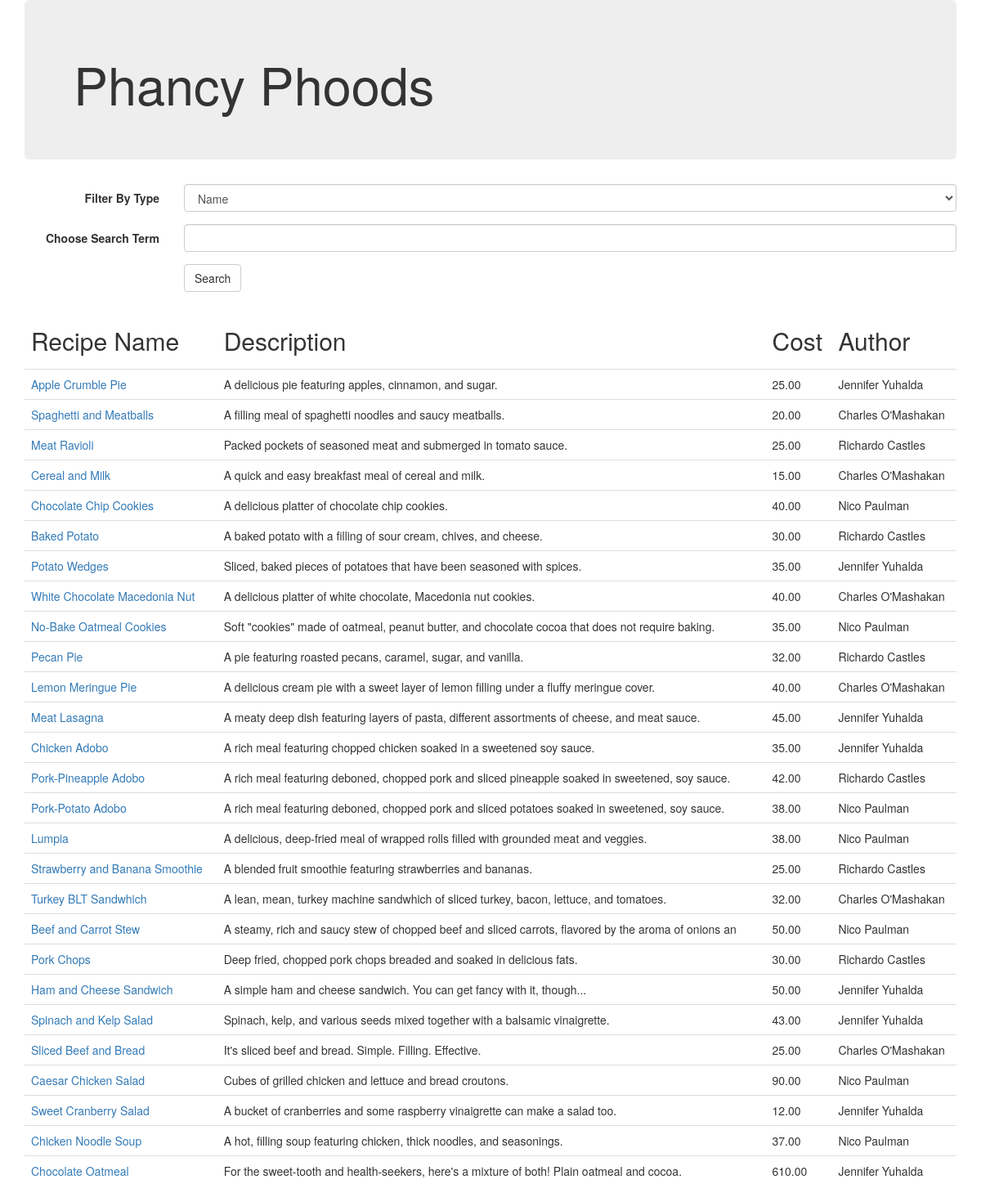
The app's page /cart.php with its own data.
### tables this page shows
CREATE TABLE `Recipe` (
  `recipe_id` int(11) NOT NULL AUTO_INCREMENT,
  `name` varchar(30) NOT NULL,
  `description` varchar(100) NOT NULL,
  `price` float(5,2) NOT NULL,
  `author_id` int(11) NOT NULL,
  `type_id` int(11) NOT NULL,
  PRIMARY KEY (`recipe_id`)
);

CREATE TABLE `Author` (
  `author_id` int(11) NOT NULL AUTO_INCREMENT,
  `auth_name` varchar(30) NOT NULL,
  `biography` varchar(100) NOT NULL,
  PRIMARY KEY (`author_id`)
);

### cart.php (the view, shortened to what this page needs)
<!DOCTYPE html>
<html>
    <head>
        <link href="https://maxcdn.bootstrapcdn.com/bootstrap/3.3.7/css/bootstrap.min.css" rel="stylesheet">
    </head>
    <body>
          <div class="container">
         <div class="jumbotron vertical-center">
              <h1>Phancy Phoods</h1>
         </div>
          </div>
  <div class="container">
      <form method="POST" role="form" class="form-horizontal">
  <div class="form-group">
    <label for="type" class="col-sm-2 control-label">Filter By Type</label>
     <div class="col-sm-10">
    <select name="type" class="form-control">
       <option value="name" selected="selected">Name</option>
    </select>
    </div>
  </div>
  <div class="form-group">
    <label for="texty" class="col-sm-2 control-label">Choose Search Term</label>
    <div class="col-sm-10">
      <input type="text" class="form-control" name="texty">
    </div>
  </div>
  <div class="form-group">
    <div class="col-sm-offset-2 col-sm-10">
      <button type="submit" class="btn btn-default">Search</button>
    </div>
  </div>
</form>
       <?php
        $conn = getDataBaseconnection('Recipes');
        if (isset($_POST["texty"]) and $type == "author")
        {
           $sql = "SELECT * FROM  Recipe
		            LEFT JOIN Author ON Recipe.author_id=Author.author_id
		            WHERE Author.auth_name LIKE '$text'
		            ";
        }
         else if(isset($_POST["texty"]) and (isset($_POST["type"])))
        {
           $sql = "SELECT * FROM  Recipe
		            LEFT JOIN Author ON Recipe.author_id=Author.author_id
		            WHERE $type LIKE '$text'
		            ";
        }
        else
        {
           $sql = " SELECT * FROM Recipe
                    LEFT JOIN Author ON Recipe.author_id=Author.author_id";
        }
        $stmt = $conn -> prepare ($sql);
        $stmt -> execute ();
        $records = $stmt->fetchALL(PDO::FETCH_ASSOC);
        echo "<table class='table'>";
         echo " <thead><tr><td><h2>Recipe Name</h2></td><td><h2>Description</h2></td><td><h2>Cost</h2></td><td><h2>Author</h2></td></tr></thead>";
        foreach($records as $record){
        echo "<tr><td>" . "<a href='recipes/" . $record['name'] . ".php'>". $record['name']. "</a>". "</td><td>" . $record['description'] . "</td><td>" . $record['price'] . "</td><td>" . $record['auth_name'] . "</td></tr>";
}
   echo "</table>";
?>
</div>
    </body>
</html>

### records on screen
recipe: name "Apple Crumble Pie", description "A delicious pie featuring apples, cinnamon, and sugar.", price "25.00", author.auth_name "Jennifer Yuhalda"
recipe: name "Spaghetti and Meatballs", description "A filling meal of spaghetti noodles and saucy meatballs.", price "20.00", author.auth_name "Charles O'Mashakan"
recipe: name "Meat Ravioli", description "Packed pockets of seasoned meat and submerged in tomato sauce.", price "25.00", author.auth_name "Richardo Castles"
recipe: name "Cereal and Milk", description "A quick and easy breakfast meal of cereal and milk.", price "15.00", author.auth_name "Charles O'Mashakan"
recipe: name "Chocolate Chip Cookies", description "A delicious platter of chocolate chip cookies.", price "40.00", author.auth_name "Nico Paulman"
recipe: name "Baked Potato", description "A baked potato with a filling of sour cream, chives, and cheese.", price "30.00", author.auth_name "Richardo Castles"
recipe: name "Potato Wedges", description "Sliced, baked pieces of potatoes that have been seasoned with spices.", price "35.00", author.auth_name "Jennifer Yuhalda"
recipe: name "White Chocolate Macedonia Nut", description "A delicious platter of white chocolate, Macedonia nut cookies.", price "40.00", author.auth_name "Charles O'Mashakan"
recipe: name "No-Bake Oatmeal Cookies", description "Soft \"cookies\" made of oatmeal, peanut butter, and chocolate cocoa that does not require baking.", price "35.00", author.auth_name "Nico Paulman"
recipe: name "Pecan Pie", description "A pie featuring roasted pecans, caramel, sugar, and vanilla.", price "32.00", author.auth_name "Richardo Castles"
recipe: name "Lemon Meringue Pie", description "A delicious cream pie with a sweet layer of lemon filling under a fluffy meringue cover.", price "40.00", author.auth_name "Charles O'Mashakan"
recipe: name "Meat Lasagna", description "A meaty deep dish featuring layers of pasta, different assortments of cheese, and meat sauce.", price "45.00", author.auth_name "Jennifer Yuhalda"
recipe: name "Chicken Adobo", description "A rich meal featuring chopped chicken soaked in a sweetened soy sauce.", price "35.00", author.auth_name "Jennifer Yuhalda"
recipe: name "Pork-Pineapple Adobo", description "A rich meal featuring deboned, chopped pork and sliced pineapple soaked in sweetened, soy sauce.", price "42.00", author.auth_name "Richardo Castles"
recipe: name "Pork-Potato Adobo", description "A rich meal featuring deboned, chopped pork and sliced potatoes soaked in sweetened, soy sauce.", price "38.00", author.auth_name "Nico Paulman"
recipe: name "Lumpia", description "A delicious, deep-fried meal of wrapped rolls filled with grounded meat and veggies.", price "38.00", author.auth_name "Nico Paulman"
recipe: name "Strawberry and Banana Smoothie", description "A blended fruit smoothie featuring strawberries and bananas.", price "25.00", author.auth_name "Richardo Castles"
recipe: name "Turkey BLT Sandwhich", description "A lean, mean, turkey machine sandwhich of sliced turkey, bacon, lettuce, and tomatoes.", price "32.00", author.auth_name "Charles O'Mashakan"
recipe: name "Beef and Carrot Stew", description "A steamy, rich and saucy stew of chopped beef and sliced carrots, flavored by the aroma of onions an", price "50.00", author.auth_name "Nico Paulman"
recipe: name "Pork Chops", description "Deep fried, chopped pork chops breaded and soaked in delicious fats.", price "30.00", author.auth_name "Richardo Castles"
recipe: name "Ham and Cheese Sandwich", description "A simple ham and cheese sandwich. You can get fancy with it, though...", price "50.00", author.auth_name "Jennifer Yuhalda"
recipe: name "Spinach and Kelp Salad", description "Spinach, kelp, and various seeds mixed together with a balsamic vinaigrette.", price "43.00", author.auth_name "Jennifer Yuhalda"
recipe: name "Sliced Beef and Bread", description "It's sliced beef and bread. Simple. Filling. Effective.", price "25.00", author.auth_name "Charles O'Mashakan"
recipe: name "Caesar Chicken Salad", description "Cubes of grilled chicken and lettuce and bread croutons.", price "90.00", author.auth_name "Nico Paulman"
recipe: name "Sweet Cranberry Salad", description "A bucket of cranberries and some raspberry vinaigrette can make a salad too.", price "12.00", author.auth_name "Jennifer Yuhalda"
recipe: name "Chicken Noodle Soup", description "A hot, filling soup featuring chicken, thick noodles, and seasonings.", price "37.00", author.auth_name "Nico Paulman"
recipe: name "Chocolate Oatmeal", description "For the sweet-tooth and health-seekers, here's a mixture of both! Plain oatmeal and cocoa.", price "610.00", author.auth_name "Jennifer Yuhalda"
